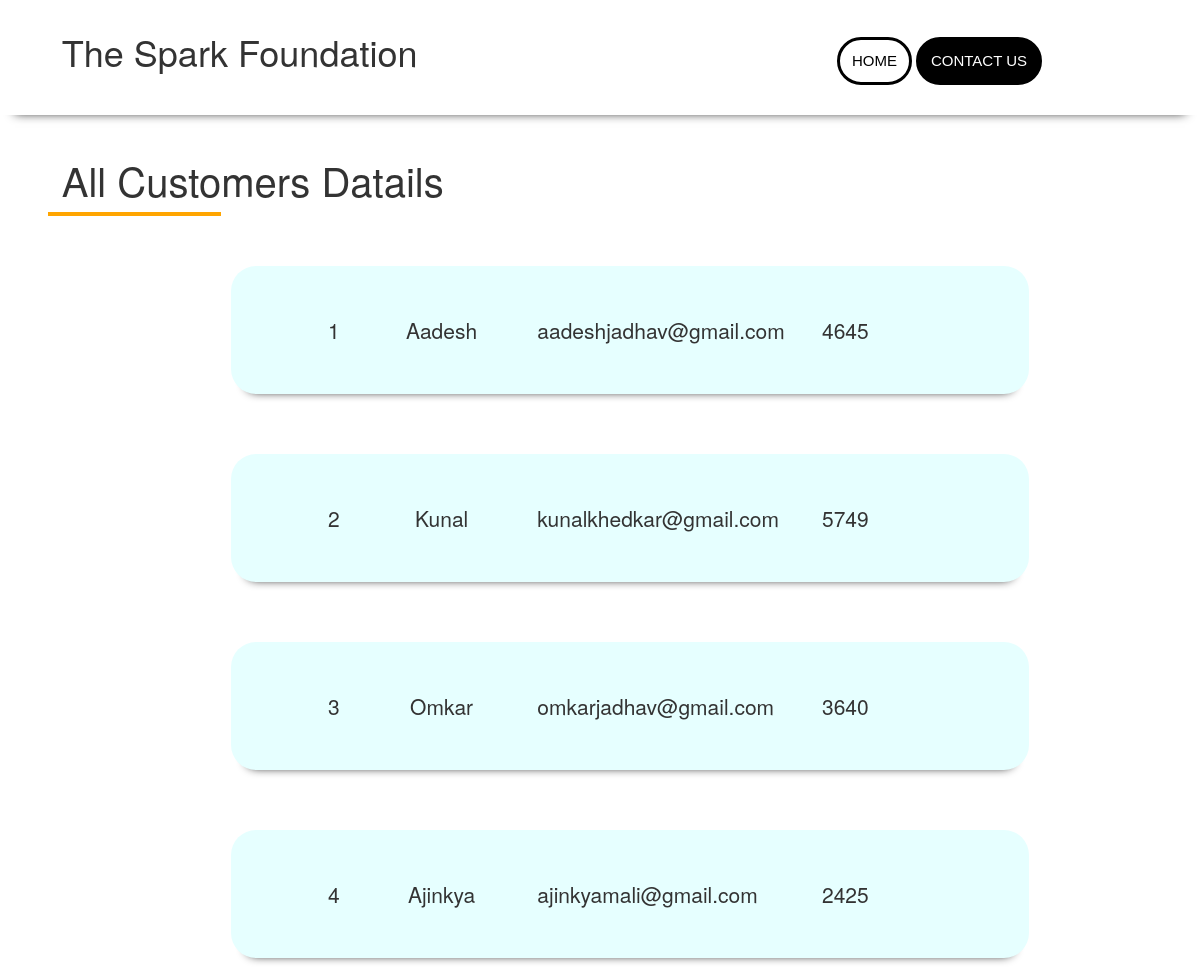
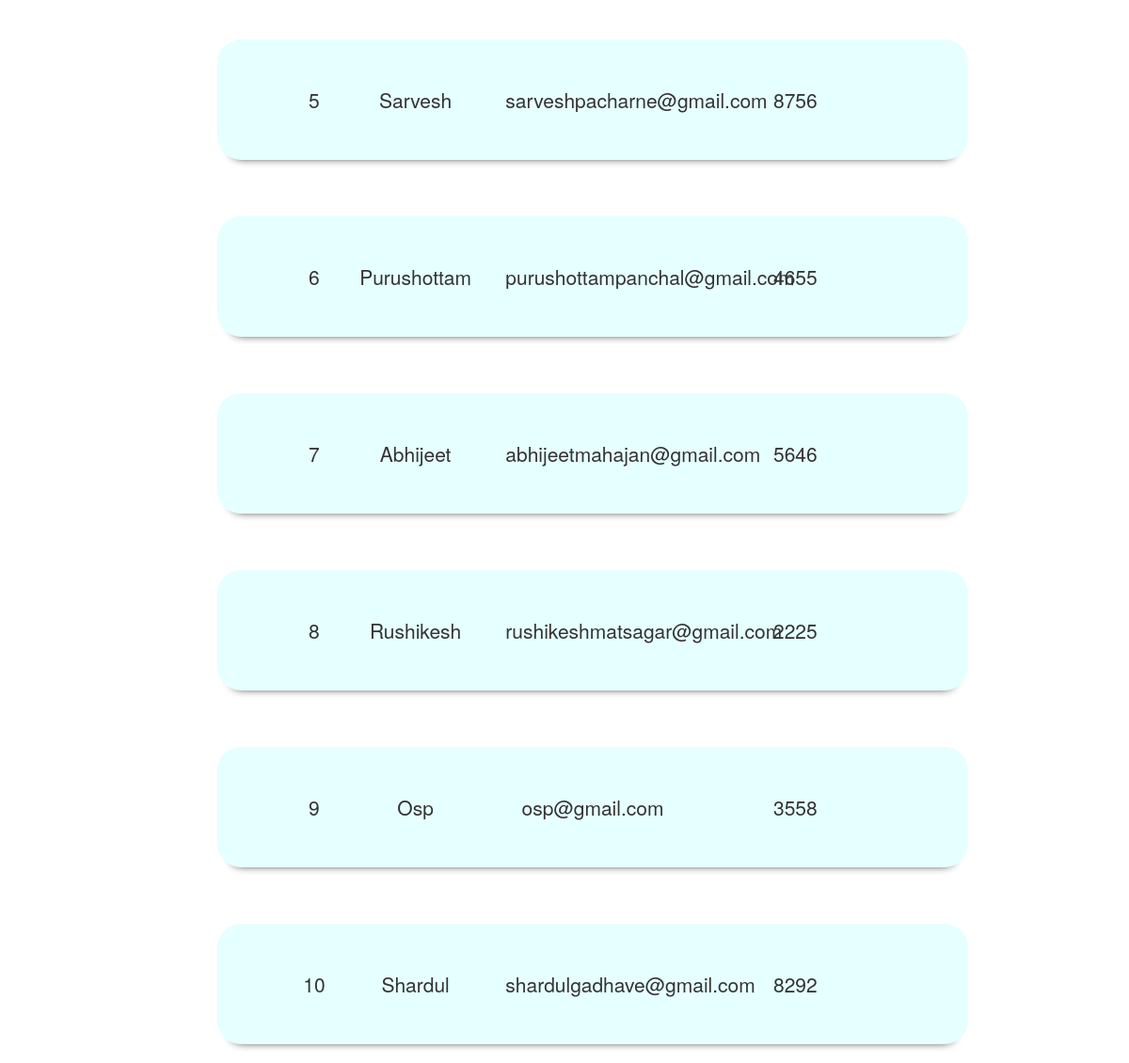
Page /alldata1.php on the committed database (2 pictures, top to bottom).
### tables this page shows
CREATE TABLE `foundationdata` (
  `userid` int(11) NOT NULL,
  `name` varchar(255) NOT NULL,
  `email` varchar(255) NOT NULL,
  `balance` int(11) NOT NULL
);

### alldata1.php (the view, shortened to what this page needs)
<!DOCTYPE html>
<html>
<head>
	<link rel="stylesheet" href="https://maxcdn.bootstrapcdn.com/bootstrap/3.4.1/css/bootstrap.min.css">
	<link rel="stylesheet" href="style.css">
</head>
<body>
	<div class="container-fluid" id="boxshadow">
		<div>
		<style="height: 1px;">
			<div>
				<div class="col-sm-6" style="padding-left: 4%; padding-top: 1%;">
				<h1>The Spark Foundation</h1>
				</div><br>
			</div>
			<div class="col-sm-6">
				<p style="padding-top: 3%;">
				<a href="home.php" style="padding-top: 0%; padding-left: 40%">
					<button class="btn" id="buttontwo1">HOME</button>
				</a>
				<a href="https://www.thesparksfoundationsingapore.org/contact-us/">
					<button class="btn" id="buttontwo2">CONTACT US</button>
				</a>
				</p><br>
			</div>
		</div>
	</div>
	<div class="container-fluid">
		<div>
			<div class="col-sm-6" style="padding-top: 2%; padding-left: 4%;"><h1 class="fontsize5">All Customers Datails</h1></div>
		</div>
	</div>
	<div style="padding-left: 4%;"><p style="border:2px solid orange; width: 15%; height: 0px;" ></p></div>
	<?php
		$con = mysqli_connect('localhost', 'id15072714_mydb', 'Gripfoundation01@');
		mysqli_select_db($con, 'id15072714_gripdb');
		$query = " SELECT userid, name, email, balance from foundationdata order by userid asc ";
		$result = mysqli_query($con, $query);
		$num = mysqli_num_rows($result);
		if($num > 0)
		{
			while ($fdata = mysqli_fetch_array($result))
			{
				?>
					<div style="background-color: white; padding-left: 5%;">
					<br><br>
						<form action="getreciever.php" method="POST">
							<div class="container-fluid" style="width: 70%; background-color: #e6ffff; border-radius: 25px;" id="boxshadow">
								<div style="padding: 1px;">
									<div class="jumbotron text-center" style="background-color: #e6ffff;">
										<div class="col-lg-1 col-md-1 col-sm-1"><p><?php echo $fdata['userid']; ?></p></div>
										<div class="col-lg-3 col-md-3 col-sm-3"><p><?php echo $fdata['name']; ?></p></div>
										<div class="col-lg-4 col-md-4 col-sm-4"><p><?php echo $fdata['email']; ?></p></div>
										<div class="col-lg-4 col-md-4 col-sm-4" style="margin-bottom: 3%;"><p><?php echo $fdata['balance']; ?></p></div>
									</div>
								</div>
							</div>
						</form>
					</div><br>
				<?php
			}
		}
?>
</body>
</html>

### style.css (style rules this page uses)
.fontsize5 { font-size: 40px; font-weight: 5px }
#buttontwo1 { background-color: transparent; border: none; font-family: 'Montserrat', sans-serif; text-transform: uppercase; line-height: 30px; border: 3px solid black; width: auto; height: auto; border-radius: 25px; color: black; font-size: 15px; }
#buttontwo2 { background-color: black; border: none; font-family: 'Montserrat', sans-serif; text-transform: uppercase; line-height: 30px; border: 3px solid black; width: auto; height: auto; border-radius: 25px; color: white; font-size: 15px; }
#boxshadow { box-shadow: 0px 13px 10px -15px #111; }

### rows in the picture
foundationdata: userid "1", name "Aadesh", email "aadeshjadhav@gmail.com", balance "4645"
foundationdata: userid "2", name "Kunal", email "kunalkhedkar@gmail.com", balance "5749"
foundationdata: userid "3", name "Omkar", email "omkarjadhav@gmail.com", balance "3640"
foundationdata: userid "4", name "Ajinkya", email "ajinkyamali@gmail.com", balance "2425"
foundationdata: userid "5", name "Sarvesh", email "sarveshpacharne@gmail.com", balance "8756"
foundationdata: userid "6", name "Purushottam", email "purushottampanchal@gmail.com", balance "4655"
foundationdata: userid "7", name "Abhijeet", email "abhijeetmahajan@gmail.com", balance "5646"
foundationdata: userid "8", name "Rushikesh", email "rushikeshmatsagar@gmail.com", balance "2225"
foundationdata: userid "9", name "Osp", email "osp@gmail.com", balance "3558"
foundationdata: userid "10", name "Shardul", email "shardulgadhave@gmail.com", balance "8292"
